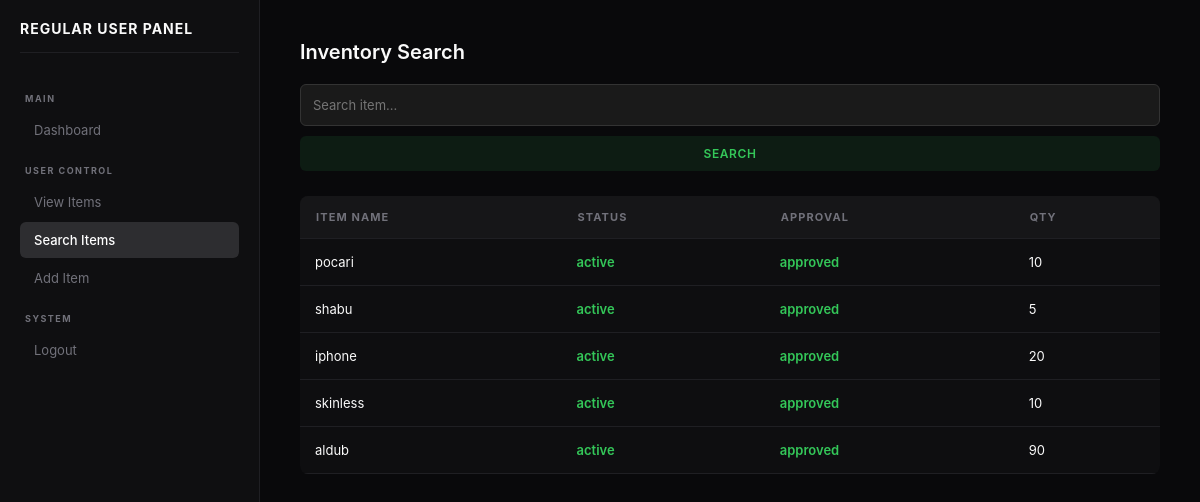
/inventory-system/user/search_item.php (signed in), run on the app's committed database.
### tables this page shows
CREATE TABLE `items` (
  `id` int(11) NOT NULL,
  `item_name` varchar(255) NOT NULL,
  `description` text DEFAULT NULL,
  `quantity` int(11) DEFAULT 0,
  `price` decimal(10,2) DEFAULT NULL,
  `approval_status` enum('pending','approved','rejected') DEFAULT 'pending',
  `status` enum('active','archived') DEFAULT 'active',
  `added_by` int(11) DEFAULT NULL,
  `created_at` timestamp NOT NULL DEFAULT current_timestamp()
);

### inventory-system/user/search_item.php (the view, shortened to what this page needs)
<?php
include '../config/database.php';
$search = "";
if (isset($_GET['search'])) {
    $search = htmlspecialchars($_GET['search']);
    $keyword = "%$search%";
    $stmt = $conn->prepare("SELECT * FROM items WHERE item_name LIKE ? AND approval_status='approved' AND status='active'");
    $stmt->bind_param("s", $keyword);
    $stmt->execute();
    $result = $stmt->get_result();
} else {
    $result = $conn->query("SELECT * FROM items WHERE approval_status='approved' AND status='active'");
}
?>
<!DOCTYPE html>
<html>
<head>
    <link rel="stylesheet" href="../assets/css/style.css">
</head>
<body>
    <div class="sidebar">
        <?php include 'sidebar.php'; ?>
    </div>
    <div class="main">
        <h1 class="dashboard-title">Inventory Search</h1>
        <form method="GET" style="margin-bottom: 25px; display: flex; gap: 10px;">
            <input type="text" name="search" placeholder="Search item..." value="<?php echo $search; ?>"
                   style="flex: 1; padding: 12px; background: #1a1a1a; border: 1px solid #333; color: white; border-radius: 6px;">
            <button type="submit" class="btn-restore" style="border: none; cursor: pointer; padding: 10px 25px;">SEARCH</button>
        </form>
        <table>
            <thead>
                <tr>
                    <th>ITEM NAME</th>
                    <th>STATUS</th>
                    <th>APPROVAL</th>
                    <th>QTY</th>
                </tr>
            </thead>
            <tbody>
                <?php if($result && $result->num_rows > 0): ?>
                    <?php while($row = $result->fetch_assoc()) { ?>
                    <tr>
                        <td style="padding: 15px;"><?php echo htmlspecialchars($row['item_name']); ?></td>
                        <td style="padding: 15px; color: #34c759; font-weight: 600;">active</td>
                        <td style="padding: 15px; color: #34c759; font-weight: 600;">approved</td>
                        <td style="padding: 15px;"><?php echo htmlspecialchars($row['quantity']); ?></td>
                    </tr>
                    <?php } ?>
                <?php else: ?>
                    <tr><td colspan="4" style="text-align: center; padding: 40px; color: #717171;">No approved items found.</td></tr>
                <?php endif; ?>
            </tbody>
        </table>
    </div>
</body>
</html>

### inventory-system/assets/css/style.css (style rules this page uses)
* { margin:0; padding:0; box-sizing:border-box; font-family:'Inter', system-ui, -apple-system, sans-serif; }
:root { --primary: #3f3f46; --bg: #09090b; --sidebar: #0f0f11; --card: #121214; --border: #1f1f23; --text-main: #fafafa; --text-muted: #71717a; --hover: #27272a; --shadow: 0 10px 30px rgba(0,0,0,0.5); --radius: 8px; --sidebar-width: 260px; }
body { background: var(--bg); color: var(--text-main); overflow-x: hidden; }
.sidebar { width: var(--sidebar-width); background: var(--sidebar); border-right: 1px solid var(--border); padding: 20px; position: fixed; top: 0; left: 0; height: 100vh; display: flex; flex-direction: column; z-index: 100; }
.main { margin-left: var(--sidebar-width); flex: 1; padding: 40px; width: calc(100% - var(--sidebar-width)); }
table { width: 100%; border-collapse: collapse; }
table th { background: #161618; color: var(--text-muted); text-align: left; padding: 14px 16px; font-size: 11px; text-transform: uppercase; border-bottom: 1px solid var(--border); }
table td { padding: 14px 16px; border-bottom: 1px solid var(--border); font-size: 13px; color: var(--text-main); }
form { display: flex; flex-direction: column; gap: 20px; max-width: 100%; }
input, select, textarea { padding: 12px; border-radius: 6px; border: 1px solid var(--border); background: #050505; color: #fff; font-size: 13px; outline: none; width: 100%; }
.dashboard-title { font-size: 20px; font-weight: 600; margin-bottom: 20px; }
table { width: 100%; border-collapse: collapse; margin-top: 20px; background: rgba(255, 255, 255, 0.02); border-radius: 8px; overflow: hidden; }
th { background: rgba(255, 255, 255, 0.05); color: #717171; text-transform: uppercase; font-size: 0.7rem; letter-spacing: 0.1em; padding: 15px; text-align: left; border-bottom: 1px solid #1a1a1a; }
td { padding: 15px; border-bottom: 1px solid #1a1a1a; font-size: 0.9rem; color: #efefef; vertical-align: middle; }
.btn-restore { text-decoration: none !important; display: inline-block; padding: 6px 16px; background: rgba(52, 199, 89, 0.1); color: #34c759 !important; border: 1px solid rgba(52, 199, 89, 0.3); border-radius: 6px; font-size: 0.75rem; font-weight: 600; text-transform: uppercase; letter-spacing: 0.05em; transition: all 0.2s ease-in-out; }
.btn-restore { text-decoration: none !important; padding: 7px 18px; background: rgba(52, 199, 89, 0.1); color: #34c759 !important; border: 1px solid rgba(52, 199, 89, 0.3); border-radius: 6px; font-size: 0.75rem; font-weight: 600; text-transform: uppercase; transition: all 0.3s ease; }

### data on the page
items: item_name "pocari", quantity "10"
items: item_name "shabu", quantity "5"
items: item_name "iphone", quantity "20"
items: item_name "skinless", quantity "10"
items: item_name "aldub", quantity "90"
